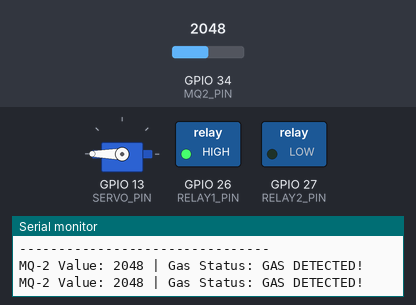
The sketch below on a simulated ESP32. On the bench: servo, switched loads named in the sketch (green lamp = pin HIGH), the last lines printed to the serial monitor. Inputs (shaded band) come from the test bench; at power-on: GPIO 34 (MQ2_PIN) = 2048. WiFi joins after 1.5 s; servers stay silent unless stated.

Above: at 1.8 s.
1.9 s: GPIO 34 (MQ2_PIN) set to 1232
3.4 s: GPIO 34 (MQ2_PIN) set to 1173
At 4.0 s:
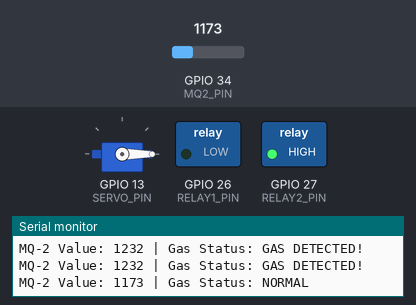
5.5 s: GPIO 34 (MQ2_PIN) set to 1447
7.0 s: GPIO 34 (MQ2_PIN) set to 1560
At 7.9 s:
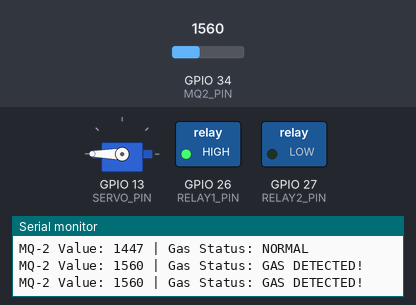
8.5 s: GPIO 34 (MQ2_PIN) set to 1160
At 9.0 s:
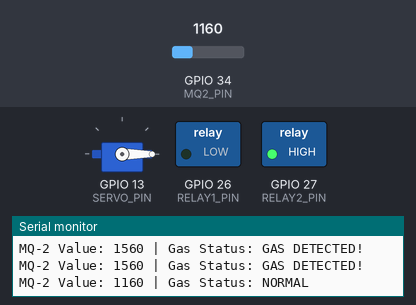
Timing chart, 0 to 11.0 s (numbered marks = the images above; inputs shaded):
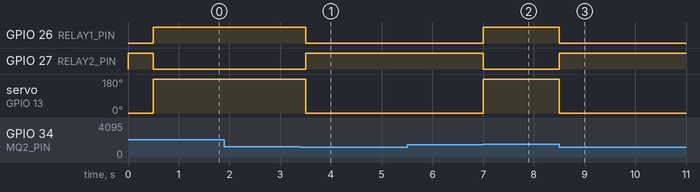

Measured:
- the behaviour switches between 1200 and 1199 on GPIO 34 (MQ2_PIN) (found by bisection; images 0 and 1)
- the behaviour switches between 1499 and 1500 on GPIO 34 (MQ2_PIN) (found by bisection; images 1 and 2)
- after the input at 3.4 s, GPIO 26 (RELAY1_PIN): HIGH → LOW after 0.10 s; GPIO 27 (RELAY2_PIN): LOW → HIGH after 0.10 s; servo on GPIO 13 (SERVO_PIN): 180° → 0° after 0.10 s
- after the input at 7.0 s, GPIO 26 (RELAY1_PIN): LOW → HIGH at once; GPIO 27 (RELAY2_PIN): HIGH → LOW at once; servo on GPIO 13 (SERVO_PIN): 0° → 180° at once
- after the input at 8.5 s, GPIO 26 (RELAY1_PIN): HIGH → LOW at once; GPIO 27 (RELAY2_PIN): LOW → HIGH at once; servo on GPIO 13 (SERVO_PIN): 180° → 0° at once

The sketch:

gasdetection_blynk.ino
```cpp
/*
  Gas leak detector + Blynk IoT push notification (ESP32)

  Blynk Console setup (blynk.cloud -> Developer Zone -> My Templates -> your template):
    1. Events & Notifications -> + Create Event
         Event code : gas_leak          (must match the code used in Blynk.logEvent below)
         Type       : Critical
         Notifications tab : Enable notifications, Push -> Device Owner
         Limit Period      : set to the lowest value
         Event Counter     : set to the lowest value (notify on every event)
    2. Datastreams -> Virtual Pin V0, Integer, 0..4095, name "Gas Value" (for a gauge widget)
    3. Save, then copy Template ID / Template Name / Auth Token into the defines below.

  Phone: allow notifications for the Blynk app and turn OFF battery optimization for it,
  otherwise Android can hold the push back for many minutes.
*/

// Must be defined before the Blynk includes
#define BLYNK_TEMPLATE_ID   "TMPLxxxxxxxx"
#define BLYNK_TEMPLATE_NAME "Gas Detector"
#define BLYNK_AUTH_TOKEN    "YourAuthToken"

#define BLYNK_PRINT Serial

#include <WiFi.h>
#include <BlynkSimpleEsp32.h>
#include <ESP32Servo.h>

const char WIFI_SSID[] = "YourWiFiName";
const char WIFI_PASS[] = "YourWiFiPassword";

const int MQ2_PIN = 34;     // ADC1 pin - ADC2 pins stop working when WiFi is on
const int RELAY1_PIN = 26;  // LED
const int RELAY2_PIN = 27;  // Exhaust fan
const int SERVO_PIN = 13;

// ESP32 ADC is 12-bit (0-4095). Calibrate: watch the Serial Monitor in clean air
// and set GAS_THRESHOLD well above that value.
const int GAS_THRESHOLD = 1500;        // gas detected at or above this
const int GAS_CLEAR_THRESHOLD = 1200;  // back to normal only below this

const int RELAY_ON = LOW;
const int RELAY_OFF = HIGH;

Servo valveServo;
BlynkTimer timer;

int gasValue = 0;
bool gasDetected = false;
bool alertPending = false;  // a leak started and the notification is not sent yet

void sendPendingAlert() {
  if (alertPending && Blynk.connected()) {
    Blynk.logEvent("gas_leak", String("Gas leak detected! MQ-2 value: ") + gasValue);
    alertPending = false;
  }
}

void readGasSensor() {
  gasValue = analogRead(MQ2_PIN);

  // Notify only when the state changes from NORMAL to GAS, not on every reading.
  // The gap between the two thresholds stops a value hovering near the limit
  // from flipping the state (and sending events) again and again.
  if (!gasDetected && gasValue >= GAS_THRESHOLD) {
    gasDetected = true;
    alertPending = true;
  } else if (gasDetected && gasValue < GAS_CLEAR_THRESHOLD) {
    gasDetected = false;
  }

  Serial.print("MQ-2 Value: ");
  Serial.print(gasValue);
  Serial.print(" | Gas Status: ");

  if (gasDetected) {
    Serial.println("GAS DETECTED!");

    // Gas detected: activate safety response
    digitalWrite(RELAY1_PIN, RELAY_OFF);
    digitalWrite(RELAY2_PIN, RELAY_ON);
    valveServo.write(180);
  } else {
    Serial.println("NORMAL");

    // Normal condition
    digitalWrite(RELAY1_PIN, RELAY_ON);
    digitalWrite(RELAY2_PIN, RELAY_OFF);
    valveServo.write(0);
  }

  Blynk.virtualWrite(V0, gasValue);
  sendPendingAlert();
}

// A leak that started while offline is sent as soon as Blynk reconnects
BLYNK_CONNECTED() {
  sendPendingAlert();
}

void setup() {
  Serial.begin(115200);

  pinMode(MQ2_PIN, INPUT);
  pinMode(RELAY1_PIN, OUTPUT);
  pinMode(RELAY2_PIN, OUTPUT);

  digitalWrite(RELAY1_PIN, RELAY_ON);
  digitalWrite(RELAY2_PIN, RELAY_OFF);

  valveServo.attach(SERVO_PIN);
  valveServo.write(0);

  Serial.println("Gas Leakage Detector Starting...");
  Serial.println("--------------------------------");

  // Not Blynk.begin(): it blocks until WiFi and Blynk are connected,
  // so the fan/servo/LED would never work while the internet is down.
  WiFi.mode(WIFI_STA);
  WiFi.begin(WIFI_SSID, WIFI_PASS);
  Blynk.config(BLYNK_AUTH_TOKEN);

  // Read sensor every 500 milliseconds without delay(), so Blynk stays connected
  timer.setInterval(500L, readGasSensor);
}

void loop() {
  timer.run();

  if (WiFi.status() == WL_CONNECTED) {
    Blynk.run();
  }
}
```
